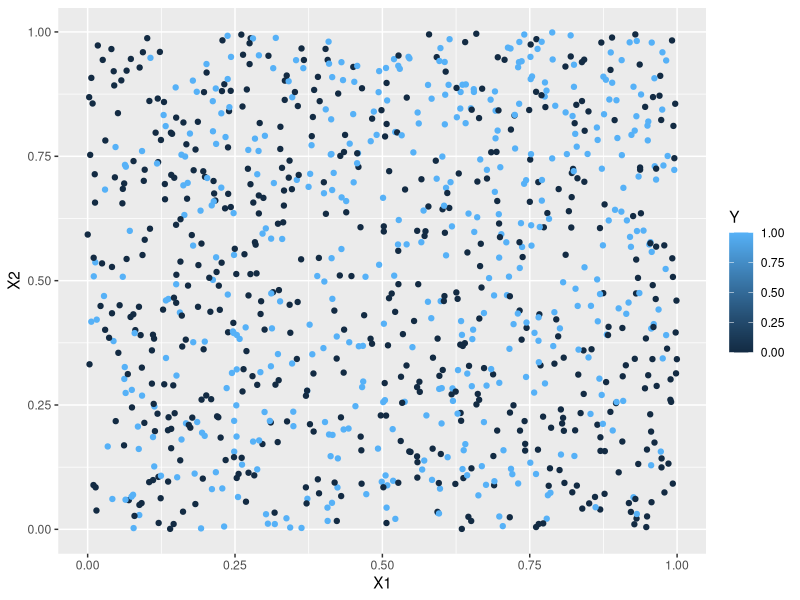
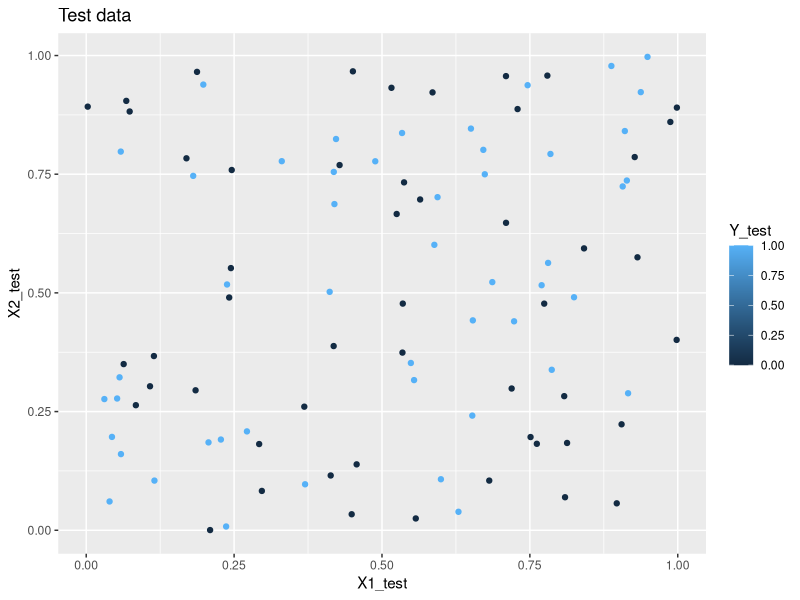
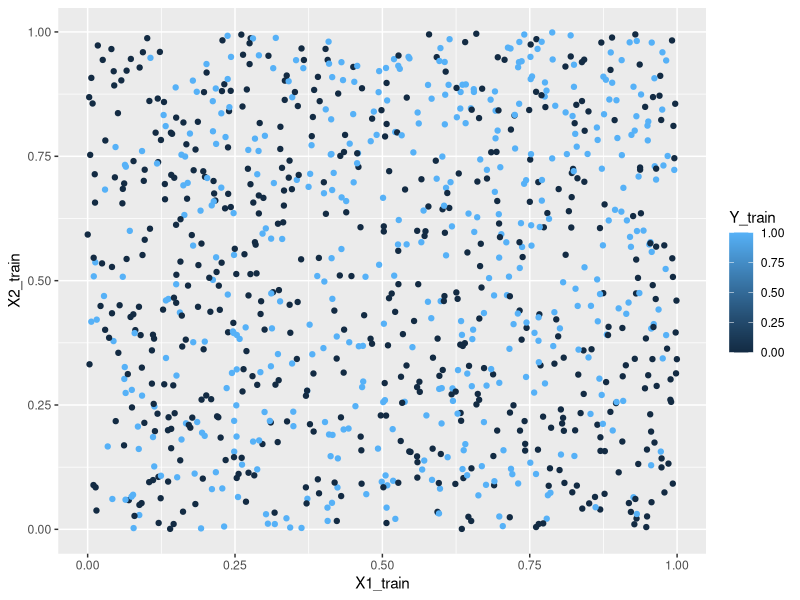
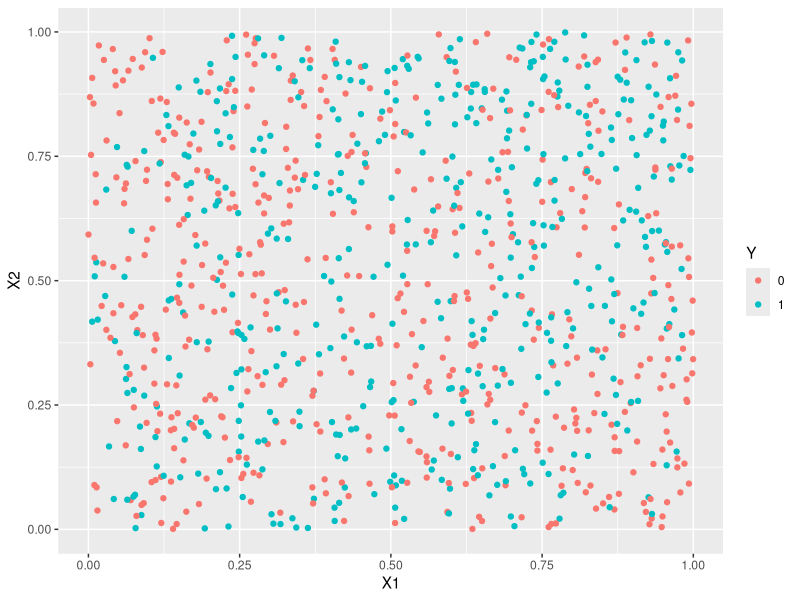
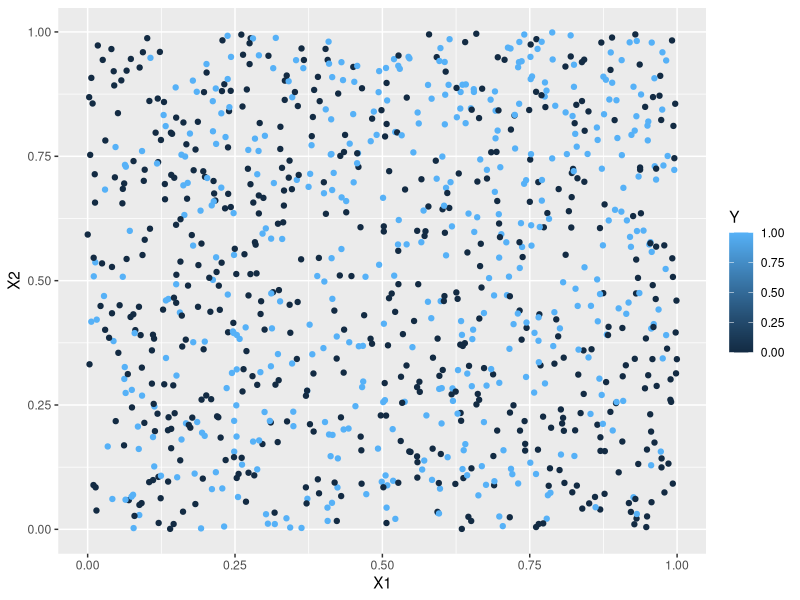
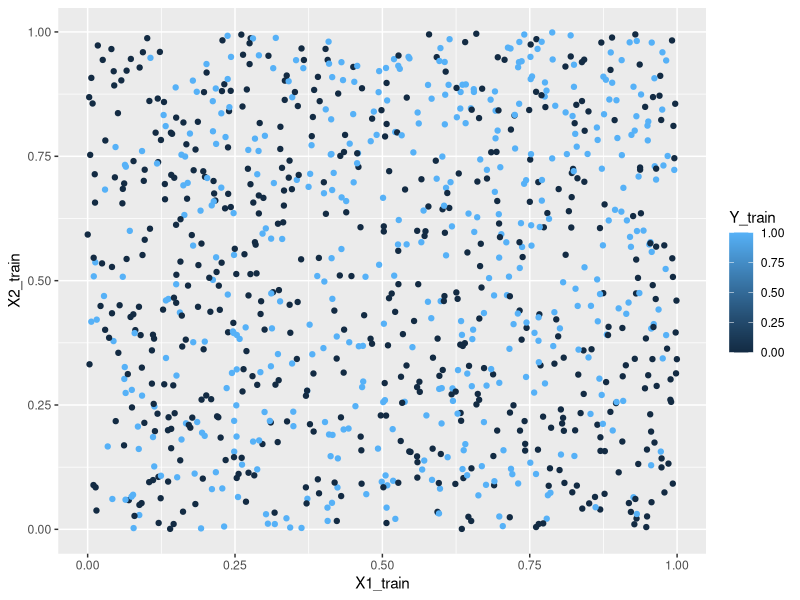
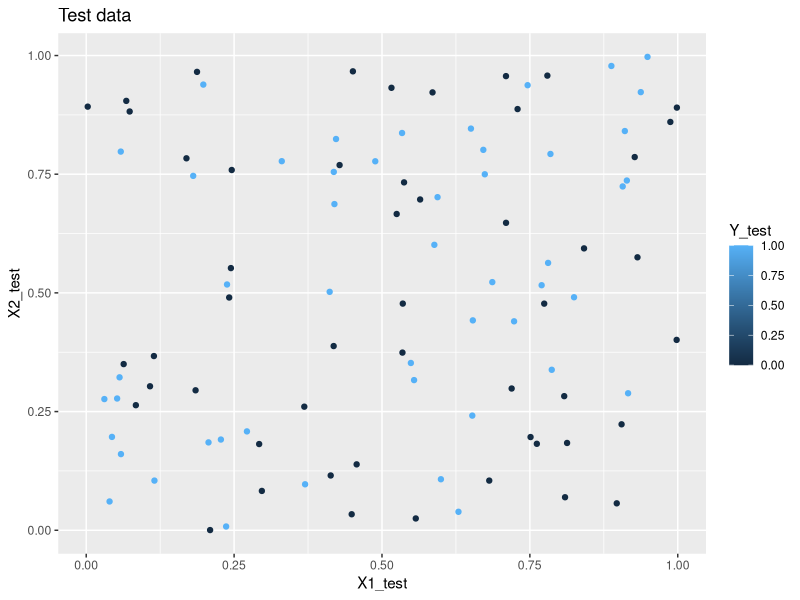
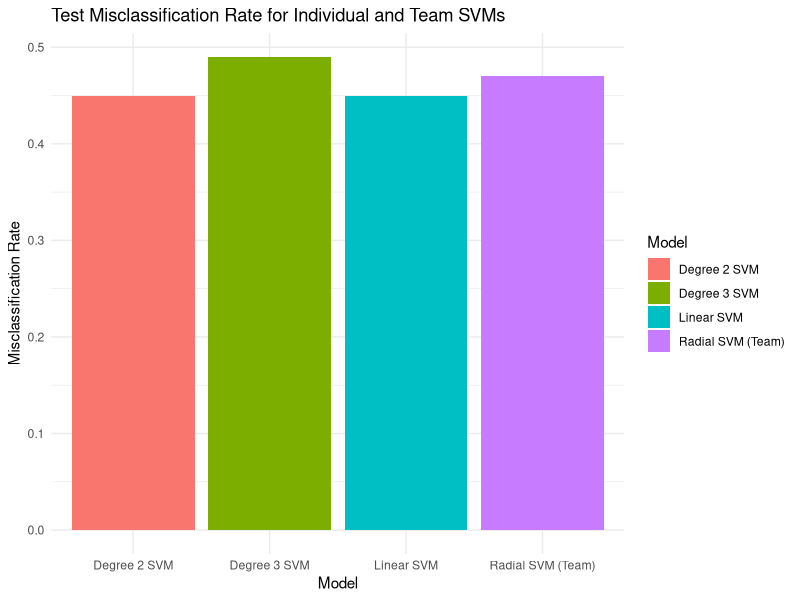

Recreate these plots in R, in order.
## ---- chunk 1
library(class)
suppressPackageStartupMessages(library(tidyverse))
## ---- chunk 2
#Generative model
set.seed(200) #setting a random seed so that we can
#reproduce everything exactly if we want to

generate_y <- function(x1,x2) { #two input parameters to generate the output y
  logit <- x1 -2*x2 -2*x1^2 + x2^2 + 3*x1*x2 
  p <- exp(logit)/(1+exp(logit)) #apply the inverse logit function
  y <- rbinom(1,1,p) #y becomes a 0 (with prob 1-p) or a 1 with probability p
}
## ---- chunk 3
# Generate a training dataset with 1000 points
set.seed(321)
n = 1000
X1 <- runif(n,0,1)
X2 <- runif(n,0,1)

#I'm going to use a for loop to generate 1000 y's
Y <- rep(0,n) #initializing my Y to be a vector of 0's
for (i in 1:n) {
  Y[i] <- generate_y(X1[i],X2[i])
}

sum(Y) #How many 0's and 1's were predicted? When n is very large
# about 48% of the Y's should be 1's. 

training <- cbind(X1,X2,Y) #combining all of my variables into a training dataset
ggplot(data=training, aes(x=X1, y=X2, color=Y)) +
  geom_point()
## ---- chunk 4
# Create the training dataset as above using seed=321
# Create a testing dataset using seed=323

set.seed(323)
n = 100
X1_test <- runif(n,0,1)
X2_test <- runif(n,0,1)

Y_test <- rep(0,n)
for (i in 1:n) {
  Y_test[i] <- generate_y(X1_test[i],X2_test[i])
}
test <- cbind(X1_test,X2_test,Y_test)
cat("# of 1s", sum(Y_test), "\n")
cat("# of 0s", sum(1-Y_test), "\n")
ggplot(data=test, aes(x=X1_test, y=X2_test, color=Y_test)) +
  geom_point() +
  ggtitle("Test data")
## ---- chunk 5
library(e1071)
## ---- chunk 6
# Generate a training dataset with 1000 points
set.seed(321)
n = 1000
X1_train <- runif(n,0,1)
X2_train <- runif(n,0,1)

#I'm going to use a for loop to generate 1000 y's
Y_train <- rep(0,n) #initializing my Y to be a vector of 0's
for (i in 1:n) {
  Y_train[i] <- generate_y(X1_train[i],X2_train[i])
}

sum(Y)

training <- cbind(X1_train,X2_train,Y_train)
ggplot(data=training, aes(x=X1_train, y=X2_train, color=Y_train)) +
  geom_point()
## ---- chunk 7
# fit the SVM with degree 3 polynomial
# note this implementation of svm
# means that small cost -> wide margin, large cost -> narrow margin
costs <- c(0.1,1)
# large gamma -> high similarities rewarded, small gamma -> less reward for similarities
gammas <- 10^(-1:1)
training <- data.frame(X1=X1_train, X2=X2_train, Y=as.factor(Y_train))
tune.out <- tune(svm, Y ~ ., data=training, kernel="polynomial", degree=3,
  ranges=list(cost=costs, gamma=gammas))

## ---- chunk 8
summary(tune.out)
## ---- chunk 9
svm_deg3_final <- svm(Y ~ ., data=training, kernel="polynomial", degree=3, gamma=0.1, cost=0.1)
## ---- chunk 10
pred_deg3 <- predict(svm_deg3_final, newdata=data.frame(X1=X1_test, X2=X2_test))
sensitivity_deg3 <- sum(pred_deg3 == 1 & Y_test == 1) / sum(Y_test == 1)
specificity_deg3 <- sum(pred_deg3 == 0 & Y_test == 0) / sum(Y_test == 0)
misclassification_rate_deg3 <- mean(pred_deg3 != Y_test)
cat("Sensitivity:", sensitivity_deg3, "\n")
cat("Specificity:", specificity_deg3, "\n")
cat("Misclassification Rate:", misclassification_rate_deg3, "\n")
## ---- chunk 11
new_point <- data.frame(X1=0.75, X2=0.25)
pred_new_point_deg3 <- predict(svm_deg3_final, newdata=new_point)
cat("Prediction for new point (0.75, 0.25):", pred_new_point_deg3, "\n")
## ---- chunk 12
rm(list=ls())
## ---- chunk 13
generate_y <- function(x1,x2) { #two input parameters to generate the output y
  logit <- x1 -2*x2 -2*x1^2 + x2^2 + 3*x1*x2 
  p <- exp(logit)/(1+exp(logit)) #apply the inverse logit function
  y <- rbinom(1,1,p) #y becomes a 0 (with prob 1-p) or a 1 with probability p
}
# Generate a training dataset with 1000 points
set.seed(321)
n = 1000
X1 <- runif(n,0,1)
X2 <- runif(n,0,1)

#I'm going to use a for loop to generate 1000 y's
Y <- rep(0,n) #initializing my Y to be a vector of 0's
for (i in 1:n) {
  Y[i] <- generate_y(X1[i],X2[i])
}

sum(Y) #How many 0's and 1's were predicted? When n is very large
# about 48% of the Y's should be 1's. 

training <- as.data.frame(cbind(X1, X2, Y))
training$Y <- as.factor(training$Y) #combining all of my variables into a training dataset
ggplot(data=training, aes(x=X1, y=X2, color=Y)) +
  geom_point()
## ---- chunk 14
# Create the training dataset as above using seed=321
# Create a testing dataset using seed=323

set.seed(323)
n = 100

X1_test <- runif(n,0,1)
X2_test <- runif(n,0,1)

Y_test <- rep(0,n) 
for (i in 1:n) {
  Y_test[i] <- generate_y(X1_test[i],X2_test[i])
}

test <- as.data.frame(cbind(X1_test,X2_test,Y_test))

table(test$Y_test)
## ---- chunk 15
library(e1071)
## ---- chunk 16

tune_linear <- tune(svm, Y ~ X1 + X2,
                    data = training,
                    kernel = "linear",
                    ranges = list(cost = c(0.01, 0.1, 1, 10, 100)))
summary(tune_linear)
best_linear <- tune_linear$best.model



## ---- chunk 17
test <- as.data.frame(cbind(X1_test, X2_test, Y_test))
names(test) <- c("X1", "X2", "Y")
test$Y <- as.factor(test$Y)

pred_linear <- predict(best_linear, newdata = test)
## ---- chunk 18
test$Y <- factor(test$Y, levels = c("0", "1"))
pred_linear <- factor(pred_linear, levels = c("0", "1"))

conf <- table(Predicted = pred_linear, Actual = test$Y)
conf

sensitivity <- conf[2,2] / sum(conf[,2])
specificity <- conf[1,1] / sum(conf[,1])
error_rate  <- mean(pred_linear != test$Y)

sensitivity
specificity
error_rate
## ---- chunk 19
new_point <- data.frame(X1 = 0.25, X2 = 0.25)

prediction <- predict(best_linear, newdata = new_point)
actual <- generate_y(0.25, 0.25)

cat("For the new point (X1 = 0.25, X2 = 0.25):\n",
    "Predicted Y =", as.character(prediction), "\n",
    "Actual Y    =", actual, "\n",
    "Correct?    =", ifelse(as.character(prediction) == as.character(actual), "Yes", "No"))
## ---- chunk 20
rm(list=ls())
## ---- chunk 21
library(class)
library(e1071)

suppressPackageStartupMessages(library(tidyverse))
## ---- chunk 22
#Generative model
set.seed(200) #setting a random seed so that we can
#reproduce everything exactly if we want to

generate_y <- function(x1,x2) { #two input parameters to generate the output y
  logit <- x1 -2*x2 -2*x1^2 + x2^2 + 3*x1*x2 
  p <- exp(logit)/(1+exp(logit)) #apply the inverse logit function
  y <- rbinom(1,1,p) #y becomes a 0 (with prob 1-p) or a 1 with probability p
}
## ---- chunk 23
# Generate a training dataset with 1000 points
set.seed(321)
n = 1000
X1 <- runif(n,0,1)
X2 <- runif(n,0,1)

#I'm going to use a for loop to generate 1000 y's
Y <- rep(0,n) #initializing my Y to be a vector of 0's
for (i in 1:n) {
  Y[i] <- generate_y(X1[i],X2[i])
}

sum(Y) #How many 0's and 1's were predicted? When n is very large
# about 48% of the Y's should be 1's. 

training <- cbind(X1,X2,Y) #combining all of my variables into a training dataset
ggplot(data=training, aes(x=X1, y=X2, color=Y)) +
  geom_point()
## ---- chunk 24
# Create the training dataset as above using seed=321
# Create a testing dataset using seed=323

set.seed(323)
n_test = 100

X1_test <- runif(n_test, 0, 1)
X2_test <- runif(n_test, 0, 1)

Y_test <- rep(0, n_test)

for (i in 1:n_test) {
  Y_test[i] <- generate_y(X1_test[i], X2_test[i])
}

test <- data.frame(X1 = X1_test, X2 = X2_test, Y = Y_test)
table(test$Y)
## ---- chunk 25
training <- as.data.frame(training)
training$Y <- as.factor(training$Y)
test$Y <- as.factor(test$Y)

# Re-tune and refit the SVM
svm_model <- tune(svm, 
                  Y ~ X1 + X2,
                  data = training,
                  kernel = "polynomial",
                  degree = 2,
                  ranges = list(cost = c(0.1, 1, 10),
                                gamma = c(0.5, 1, 2)))
## ---- chunk 26
best_svm <- svm_model$best.model
summary(best_svm)
## ---- chunk 27
pred <- predict(best_svm, test)
table(pred)
## ---- chunk 28
TP <- sum(pred == 1 & test$Y == 1)
TN <- sum(pred == 0 & test$Y == 0)
FP <- sum(pred == 1 & test$Y == 0)
FN <- sum(pred == 0 & test$Y == 1)

error_rate <- (FP + FN) / nrow(test)

sensitivity <- TP / (TP + FN)

specificity <- TN / (TN + FP)

error_rate
sensitivity
specificity
## ---- chunk 29
new_point <- data.frame(X1 = 0.75, X2 = 0.75)
prediction <- predict(best_svm, new_point)
table(prediction)
## ---- chunk 30
# Generate a training dataset with 1000 points
set.seed(321)
n = 1000
X1_train <- runif(n,0,1)
X2_train <- runif(n,0,1)

#I'm going to use a for loop to generate 1000 y's
Y_train <- rep(0,n) #initializing my Y to be a vector of 0's
for (i in 1:n) {
  Y_train[i] <- generate_y(X1_train[i],X2_train[i])
}

sum(Y_train)

training <- cbind(X1_train,X2_train,Y_train)
ggplot(data=training, aes(x=X1_train, y=X2_train, color=Y_train)) +
  geom_point()
## ---- chunk 31
set.seed(323)
n = 100
X1_test <- runif(n,0,1)
X2_test <- runif(n,0,1)

Y_test <- rep(0,n)
for (i in 1:n) {
  Y_test[i] <- generate_y(X1_test[i],X2_test[i])
}
test <- cbind(X1_test,X2_test,Y_test)
cat("# of 1s", sum(Y_test), "\n")
cat("# of 0s", sum(1-Y_test), "\n")
ggplot(data=test, aes(x=X1_test, y=X2_test, color=Y_test)) +
  geom_point() +
  ggtitle("Test data")
## ---- chunk 32
# fit the SVM with radial kernel
cat("Tuning radial svm")
costs <- c(0.1,1)
gammas <- 10^(-1:1)
training <- data.frame(X1=X1_train, X2=X2_train, Y=as.factor(Y_train))
tune.out_radial <- tune(svm, Y ~ ., data=training, kernel="radial",
  ranges=list(cost=costs, gamma=gammas))
summary(tune.out_radial)
## ---- chunk 33
cat("Best parameters for radial SVM:", tune.out_radial$best.parameters$cost, ",", tune.out_radial$best.parameters$gamma, "\n")
cat("Best performance for radial SVM:", tune.out_radial$best.performance, "\n")
## ---- chunk 34
svm_radial_final <- svm(Y ~ ., data=training, kernel="radial", gamma=0.1, cost=1)
pred_radial <- predict(svm_radial_final, newdata=data.frame(X1=X1_test, X2=X2_test))
sensitivity_rad <- sum(pred_radial == 1 & Y_test == 1) / sum(Y_test == 1)
specificity_rad <- sum(pred_radial == 0 & Y_test == 0) / sum(Y_test == 0)
misclassification_rate_rad <- mean(pred_radial != Y_test)
cat("Sensitivity:", sensitivity_rad, "\n")
cat("Specificity:", specificity_rad, "\n")
cat("Misclassification Rate:", misclassification_rate_rad, "\n")
## ---- chunk 35
# bar plot mc rate for each model
model_names <- c("Linear SVM", "Degree 2 SVM", "Degree 3 SVM", "Radial SVM (Team)")
mcrates <- c(0.45, 0.45, 0.49, 0.47)
plot_data <- data.frame(Model = model_names, MisclassificationRate = mcrates)
ggplot(plot_data, aes(x=Model, y=MisclassificationRate, fill=Model)) +
  geom_bar(stat="identity") +
  ggtitle("Test Misclassification Rate for Individual and Team SVMs") +
  ylab("Misclassification Rate") +
  theme_minimal()
